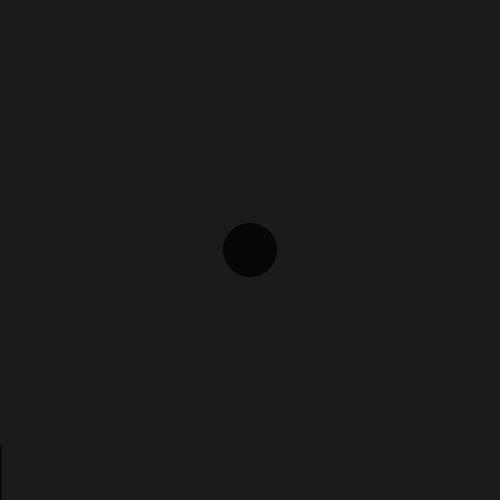
Frame 1 (no input)
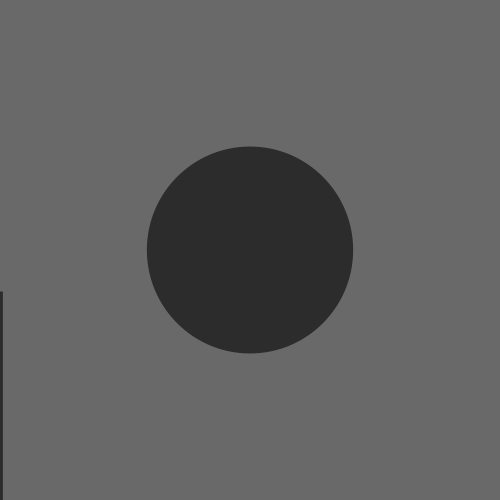
Frame 60 (the mouse pressed at the canvas centre just before this capture)
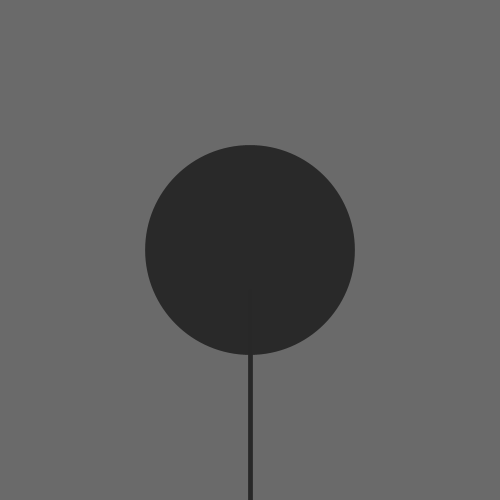
Frame 120 (the mouse held since frame 60 and released just before this capture)

The Processing sketch that drew these frames (run headless with seeded random() and noise(); from frame 60 on, the mouse is pressed at the canvas centre):

// Processing sketch: processing_72824
// ── processing_72824.pde

//Robb Godshaw
//Chaos Vs Order

float
offset = 11;


void setup() {
  size(500, 500);
  smooth();
  noStroke();
  cursor(int(random(0,12)));//fun with random cursor type, won't work online
}

void draw() {
  background(mouse(0, 255));
  fill(255%mouse(0, 255));
  ellipse( width/2, height/2, mouse(0, width), mouse(0, width ) );
  stroke(255%mouse(0, 255));
  strokeCap(SQUARE);
  strokeWeight(mouse(1,10));
  line(mouseX, height, mouseX, height-mouse(0,height));
  noStroke();
}


float mouse(float low, float high) {
  offset = offset + map(mouseX, 0, width, 0.001, 0.009);  
  return (noise(offset) * (high-low)) + low;
}
